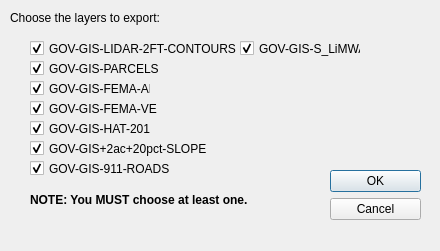
<?xml version="1.0" encoding="UTF-8"?>
<ui version="4.0">
 <class>brsgis_cadOutputs_form</class>
 <widget class="QDialog" name="brsgis_cadOutputs_form">
  <property name="geometry">
   <rect>
    <x>0</x>
    <y>0</y>
    <width>440</width>
    <height>251</height>
   </rect>
  </property>
  <property name="windowTitle">
   <string>CAD Exports</string>
  </property>
  <widget class="QDialogButtonBox" name="buttonBox">
   <property name="geometry">
    <rect>
     <x>330</x>
     <y>170</y>
     <width>91</width>
     <height>61</height>
    </rect>
   </property>
   <property name="orientation">
    <enum>Qt::Vertical</enum>
   </property>
   <property name="standardButtons">
    <set>QDialogButtonBox::Cancel|QDialogButtonBox::Ok</set>
   </property>
  </widget>
  <widget class="QLabel" name="label_9">
   <property name="geometry">
    <rect>
     <x>10</x>
     <y>10</y>
     <width>151</width>
     <height>16</height>
    </rect>
   </property>
   <property name="font">
    <font>
     <weight>50</weight>
     <bold>false</bold>
    </font>
   </property>
   <property name="text">
    <string>Choose the layers to export:</string>
   </property>
   <property name="scaledContents">
    <bool>true</bool>
   </property>
  </widget>
  <widget class="QCheckBox" name="cb_contours">
   <property name="geometry">
    <rect>
     <x>30</x>
     <y>40</y>
     <width>231</width>
     <height>17</height>
    </rect>
   </property>
   <property name="text">
    <string>GOV-GIS-LIDAR-2FT-CONTOURS</string>
   </property>
   <property name="checked">
    <bool>true</bool>
   </property>
  </widget>
  <widget class="QCheckBox" name="cb_ae">
   <property name="geometry">
    <rect>
     <x>30</x>
     <y>80</y>
     <width>121</width>
     <height>17</height>
    </rect>
   </property>
   <property name="text">
    <string>GOV-GIS-FEMA-AE</string>
   </property>
   <property name="checked">
    <bool>true</bool>
   </property>
  </widget>
  <widget class="QCheckBox" name="cb_ve">
   <property name="geometry">
    <rect>
     <x>30</x>
     <y>100</y>
     <width>321</width>
     <height>17</height>
    </rect>
   </property>
   <property name="text">
    <string>GOV-GIS-FEMA-VE</string>
   </property>
   <property name="checked">
    <bool>true</bool>
   </property>
  </widget>
  <widget class="QCheckBox" name="cb_hat2015">
   <property name="geometry">
    <rect>
     <x>30</x>
     <y>120</y>
     <width>121</width>
     <height>17</height>
    </rect>
   </property>
   <property name="text">
    <string>GOV-GIS-HAT-2015</string>
   </property>
   <property name="checked">
    <bool>true</bool>
   </property>
  </widget>
  <widget class="QCheckBox" name="cb_parcels">
   <property name="geometry">
    <rect>
     <x>30</x>
     <y>60</y>
     <width>161</width>
     <height>17</height>
    </rect>
   </property>
   <property name="text">
    <string>GOV-GIS-PARCELS</string>
   </property>
   <property name="checked">
    <bool>true</bool>
   </property>
  </widget>
  <widget class="QCheckBox" name="cb_slope">
   <property name="geometry">
    <rect>
     <x>30</x>
     <y>140</y>
     <width>201</width>
     <height>17</height>
    </rect>
   </property>
   <property name="text">
    <string>GOV-GIS+2ac+20pct-SLOPE</string>
   </property>
   <property name="checked">
    <bool>true</bool>
   </property>
  </widget>
  <widget class="QLabel" name="label_10">
   <property name="geometry">
    <rect>
     <x>30</x>
     <y>190</y>
     <width>221</width>
     <height>20</height>
    </rect>
   </property>
   <property name="font">
    <font>
     <weight>75</weight>
     <bold>true</bold>
    </font>
   </property>
   <property name="text">
    <string>NOTE: You MUST choose at least one.</string>
   </property>
   <property name="scaledContents">
    <bool>true</bool>
   </property>
  </widget>
  <widget class="QCheckBox" name="cb_rdss">
   <property name="geometry">
    <rect>
     <x>30</x>
     <y>160</y>
     <width>201</width>
     <height>17</height>
    </rect>
   </property>
   <property name="text">
    <string>GOV-GIS-911-ROADS</string>
   </property>
   <property name="checked">
    <bool>true</bool>
   </property>
  </widget>
  <widget class="QCheckBox" name="cb_ae_2">
   <property name="geometry">
    <rect>
     <x>240</x>
     <y>40</y>
     <width>121</width>
     <height>17</height>
    </rect>
   </property>
   <property name="text">
    <string>GOV-GIS-S_LiMWA</string>
   </property>
   <property name="checked">
    <bool>true</bool>
   </property>
  </widget>
 </widget>
 <tabstops>
  <tabstop>cb_contours</tabstop>
  <tabstop>cb_parcels</tabstop>
  <tabstop>cb_ae</tabstop>
  <tabstop>cb_ve</tabstop>
  <tabstop>cb_hat2015</tabstop>
  <tabstop>cb_slope</tabstop>
 </tabstops>
 <resources/>
 <connections>
  <connection>
   <sender>buttonBox</sender>
   <signal>accepted()</signal>
   <receiver>brsgis_cadOutputs_form</receiver>
   <slot>accept()</slot>
   <hints>
    <hint type="sourcelabel">
     <x>248</x>
     <y>254</y>
    </hint>
    <hint type="destinationlabel">
     <x>157</x>
     <y>274</y>
    </hint>
   </hints>
  </connection>
  <connection>
   <sender>buttonBox</sender>
   <signal>rejected()</signal>
   <receiver>brsgis_cadOutputs_form</receiver>
   <slot>reject()</slot>
   <hints>
    <hint type="sourcelabel">
     <x>316</x>
     <y>260</y>
    </hint>
    <hint type="destinationlabel">
     <x>286</x>
     <y>274</y>
    </hint>
   </hints>
  </connection>
 </connections>
</ui>
